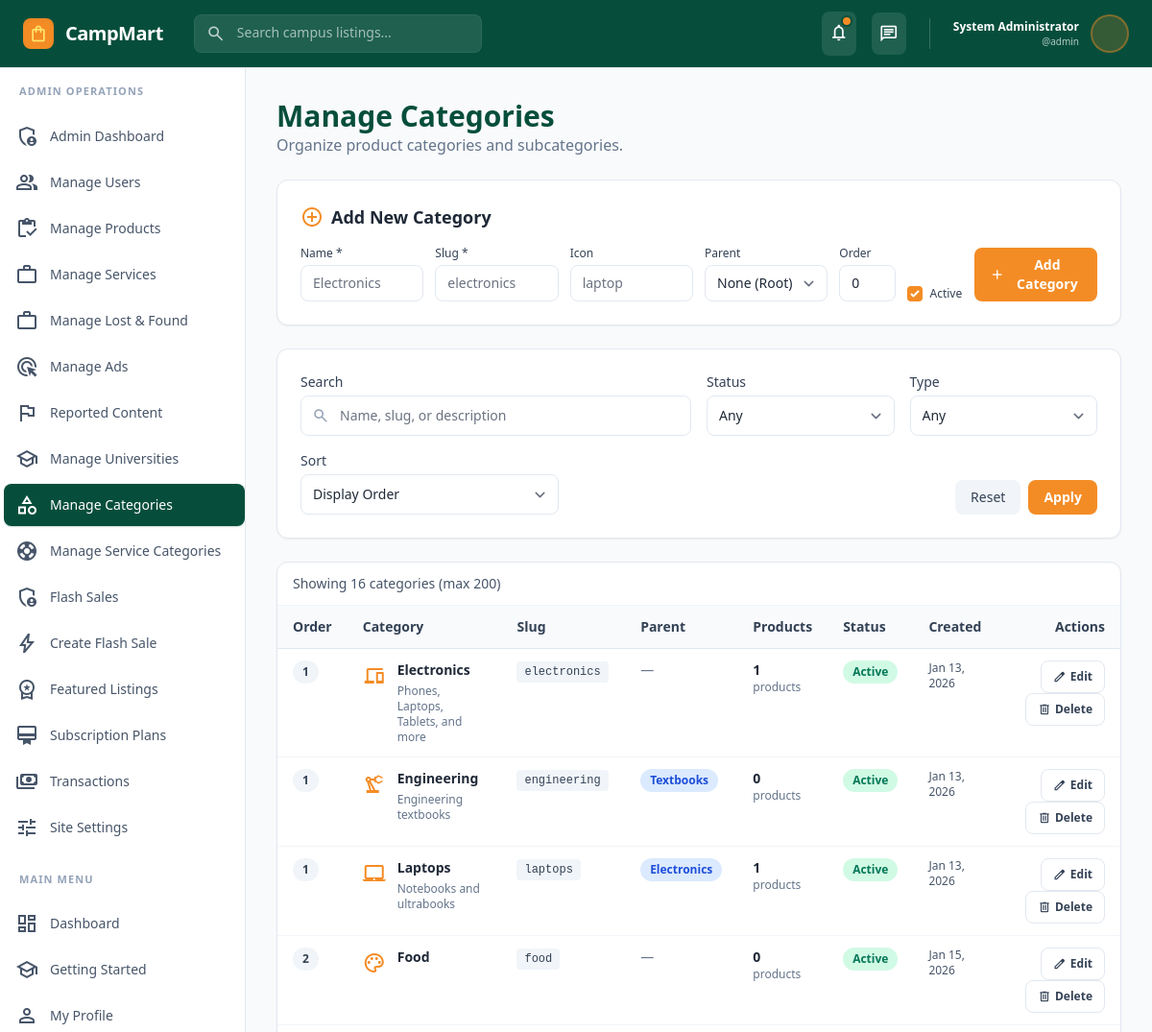
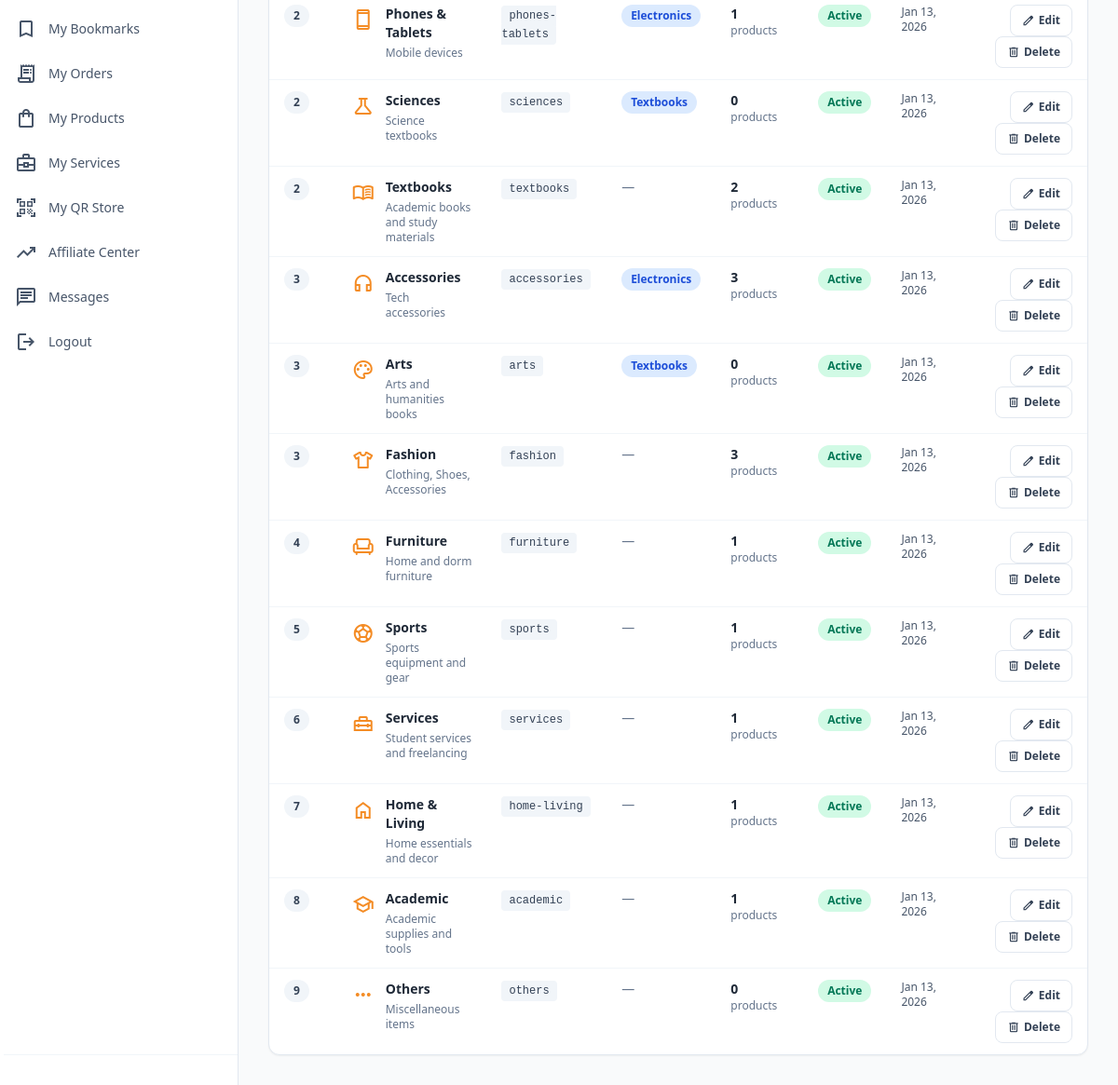
The page /manage-categories.php (signed in) on the database its author committed (2 pictures, top to bottom).
### tables this page shows
CREATE TABLE `users` (
  `id` int(11) NOT NULL,
  `pubkey` varchar(65) DEFAULT NULL,
  `username` varchar(100) NOT NULL,
  `email` varchar(255) NOT NULL,
  `role` enum('user','admin','seller') DEFAULT 'user',
  `password_hash` varchar(255) NOT NULL,
  `firstname` varchar(25) DEFAULT NULL,
  `lastname` varchar(25) DEFAULT NULL,
  `full_name` varchar(255) NOT NULL,
  `affiliate_code` varchar(12) NOT NULL,
  `referred_by` int(10) NOT NULL DEFAULT 0,
  `phone` varchar(20) DEFAULT NULL,
  `location` varchar(150) DEFAULT NULL,
  `bio` varchar(260) DEFAULT NULL,
  `date_of_birth` varchar(22) DEFAULT NULL,
  `profile_image` varchar(500) DEFAULT NULL,
  `university_id` int(11) DEFAULT NULL,
  `student_id` varchar(100) DEFAULT NULL,
  `department` varchar(150) DEFAULT NULL,
  `level` varchar(16) DEFAULT NULL,
  `role_id` int(11) DEFAULT 3,
  `is_verified` tinyint(1) DEFAULT 0,
  `verification_method` enum('email','student_id','phone','admin') DEFAULT 'email',
  `rating` decimal(3,2) DEFAULT 0.00,
  `total_ratings` int(11) DEFAULT 0,
  `total_sales` int(11) DEFAULT 0,
  `total_purchases` int(11) DEFAULT 0,
  `account_balance` decimal(15,2) DEFAULT 0.00,
  `status` enum('active','suspended','banned','pending') DEFAULT 'pending',
  `last_login` timestamp NULL DEFAULT NULL,
  `last_seen` timestamp NULL DEFAULT NULL,
  `created_at` timestamp NOT NULL DEFAULT current_timestamp(),
  `updated_at` timestamp NOT NULL DEFAULT current_timestamp() ON UPDATE current_timestamp()
);

CREATE TABLE `categories` (
  `id` int(11) NOT NULL,
  `name` varchar(100) NOT NULL,
  `slug` varchar(100) NOT NULL,
  `description` text DEFAULT NULL,
  `icon` varchar(100) DEFAULT NULL,
  `parent_id` int(11) DEFAULT NULL,
  `display_order` int(11) DEFAULT 0,
  `is_active` tinyint(1) DEFAULT 1,
  `created_at` timestamp NOT NULL DEFAULT current_timestamp(),
  `updated_at` timestamp NOT NULL DEFAULT current_timestamp() ON UPDATE current_timestamp()
);

### manage-categories.php (the view, shortened to what the rows shown need)
<?php
include_once 'includes/controller.php';
$sort = $_GET['sort'] ?? 'order';
$conditions = [];
$whereSql = $conditions ? 'WHERE ' . implode(' AND ', $conditions) : '';
$order_by_map = [
    'order' => 'c.display_order ASC, c.name ASC',
    'name_asc' => 'c.name ASC',
    'name_desc' => 'c.name DESC',
    'newest' => 'c.created_at DESC',
    'oldest' => 'c.created_at ASC',
    'products' => 'product_count DESC'
];
$order_by = $order_by_map[$sort] ?? $order_by_map['order'];
$query = "
    SELECT c.id, c.name, c.slug, c.description, c.icon, c.parent_id, c.display_order, c.is_active, c.created_at,
           parent.name AS parent_name,
           COUNT(DISTINCT p.id) as product_count
    FROM categories c
    LEFT JOIN categories parent ON c.parent_id = parent.id
    LEFT JOIN products p ON c.id = p.category_id
    $whereSql
    GROUP BY c.id
    ORDER BY $order_by
    LIMIT 200
";
$stmt = $db->prepare($query);
$stmt->execute();
$categories = $stmt->get_result();
?>
<!DOCTYPE html>
<html lang="en">
<head>
    <script src="tailwind34.js"></script>
    <script id="tailwind-config">
        tailwind.config = {
            theme: {
                extend: {
                    colors: {
                        primary: '#f48c25',
                        secondary: '#FF6B35',
                        accent: '#FFE66D',
                        'brand-green': '#064E3B',
                        'background-main': '#F9FAFB',
                        'surface-white': '#FFFFFF',
                        'text-dark': '#1F2937',
                    },
                    fontFamily: { display: ['Inter'] }
                }
            }
        }
    </script>
</head>
<body class="bg-background-main min-h-screen text-text-dark">
    <?php include_once 'includes/user-nav.php'; ?>
    <main class="flex-1 overflow-y-auto bg-background-main p-4 md:p-6 lg:p-8">
        <div class="max-w-7xl mx-auto space-y-6">
            <div class="flex items-center justify-between">
                <div>
                    <h1 class="text-3xl font-bold text-brand-green">Manage Categories</h1>
                </div>
            </div>
            <div class="bg-white rounded-xl border border-slate-200 shadow-sm p-4 md:p-6">
                <div class="flex items-center justify-between mb-4">
                    <h2 class="text-lg font-bold text-text-dark flex items-center gap-2">
                        <span class="material-symbols-outlined text-primary">add_circle</span>
                        Add New Category
                    </h2>
                </div>
            </div>
            <div class="bg-white rounded-xl border border-slate-200 shadow-sm overflow-hidden">
                <div class="overflow-x-auto">
                    <table class="min-w-full divide-y divide-slate-200 text-sm">
                        <thead class="bg-slate-50 text-slate-700">
                            <tr>
                                <th class="px-4 py-3 text-left font-semibold">Order</th>
                                <th class="px-4 py-3 text-left font-semibold">Category</th>
                                <th class="px-4 py-3 text-left font-semibold">Slug</th>
                                <th class="px-4 py-3 text-left font-semibold">Parent</th>
                                <th class="px-4 py-3 text-left font-semibold">Products</th>
                                <th class="px-4 py-3 text-left font-semibold">Status</th>
                                <th class="px-4 py-3 text-left font-semibold">Created</th>
                                <th class="px-4 py-3 text-right font-semibold">Actions</th>
                            </tr>
                        </thead>
                        <tbody class="divide-y divide-slate-100">
                            <?php if ($categories && $categories->num_rows > 0): ?>
                                <?php while($cat = $categories->fetch_assoc()): ?>
                                    <?php
                                        $statusColor = $cat['is_active'] ? 'bg-emerald-100 text-emerald-700' : 'bg-slate-100 text-slate-700';
                                    ?>
                                    <tr class="hover:bg-slate-50">
                                        <td class="px-4 py-3 align-top">
                                            <span class="inline-flex px-2.5 py-1 rounded-full text-xs font-semibold bg-slate-100 text-slate-700">
                                                <?= (int)$cat['display_order'] ?>
                                            </span>
                                        </td>
                                        <td class="px-4 py-3 align-top">
                                            <div class="flex items-start gap-3">
                                                <?php if (!empty($cat['icon'])): ?>
                                                    <span class="material-symbols-outlined text-2xl text-primary"><?= htmlspecialchars($cat['icon']) ?></span>
                                                <?php else: ?>
                                                    <span class="material-symbols-outlined text-2xl text-slate-400">category</span>
                                                <?php endif; ?>
                                                <div class="min-w-0">
                                                    <div class="font-semibold text-text-dark break-words"><?= htmlspecialchars($cat['name']) ?></div>
                                                    <?php if (!empty($cat['description'])): ?>
                                                        <div class="text-xs text-slate-500 mt-1"><?= htmlspecialchars(substr($cat['description'], 0, 80)) ?><?= strlen($cat['description']) > 80 ? '…' : '' ?></div>
                                                    <?php endif; ?>
                                                </div>
                                            </div>
                                        </td>
                                        <td class="px-4 py-3 align-top">
                                            <code class="text-xs bg-slate-100 px-2 py-1 rounded text-slate-700"><?= htmlspecialchars($cat['slug']) ?></code>
                                        </td>
                                        <td class="px-4 py-3 align-top text-sm text-text-dark">
                                            <?php if ($cat['parent_id']): ?>
                                                <span class="inline-flex px-2.5 py-1 rounded-full text-xs font-semibold bg-blue-100 text-blue-700">
                                                    <?= htmlspecialchars($cat['parent_name'] ?? 'Unknown') ?>
                                                </span>
                                            <?php else: ?>
                                                <span class="text-slate-500">—</span>
                                            <?php endif; ?>
                                        </td>
                                        <td class="px-4 py-3 align-top">
                                            <div class="font-semibold text-text-dark"><?= number_format((int)$cat['product_count']) ?></div>
                                            <div class="text-xs text-slate-500">products</div>
                                        </td>
                                        <td class="px-4 py-3 align-top">
                                            <span class="inline-flex px-2.5 py-1 rounded-full text-xs font-semibold <?= $statusColor ?>">
                                                <?= $cat['is_active'] ? 'Active' : 'Inactive' ?>
                                            </span>
                                        </td>
                                        <td class="px-4 py-3 align-top text-xs text-slate-600">
                                            <?= date('M d, Y', strtotime($cat['created_at'])) ?>
                                        </td>
                                        <td class="px-4 py-3 align-top text-right space-x-2">
                                            <button onclick="openEditModal(<?= (int)$cat['id'] ?>, '<?= htmlspecialchars(addslashes($cat['name'])) ?>', '<?= htmlspecialchars(addslashes($cat['slug'])) ?>', '<?= htmlspecialchars(addslashes($cat['description'] ?? '')) ?>', '<?= htmlspecialchars(addslashes($cat['icon'] ?? '')) ?>', <?= $cat['parent_id'] ? (int)$cat['parent_id'] : 'null' ?>, <?= (int)$cat['display_order'] ?>, <?= $cat['is_active'] ? 'true' : 'false' ?>)" class="inline-flex items-center gap-1 px-3 py-1.5 rounded-lg bg-white border border-slate-200 text-xs font-semibold text-slate-700 hover:border-primary/60 hover:text-primary">
                                                <span class="material-symbols-outlined text-sm">edit</span>
                                                Edit
                                            </button>
                                            <button class="inline-flex items-center gap-1 px-3 py-1.5 rounded-lg bg-white border border-slate-200 text-xs font-semibold text-slate-700 hover:border-red-500/60 hover:text-red-600">
                                                <span class="material-symbols-outlined text-sm">delete</span>
                                                Delete
                                            </button>
                                        </td>
                                    </tr>
                                <?php endwhile; ?>
                            <?php else: ?>
                                <tr>
                                    <td colspan="8" class="px-4 py-6 text-center text-slate-500">No categories found for the current filters.</td>
                                </tr>
                            <?php endif; ?>
                        </tbody>
                    </table>
                </div>
            </div>
        </div>
    </main>
</body>
</html>

### includes/user-nav.php (shortened to what the rows shown need)
    <header class="sticky top-0 z-50 flex items-center justify-between border-b border-slate-200 bg-brand-green px-4 md:px-6 py-3 text-white">
       <div class="flex items-center gap-3 md:gap-8">
<div class="flex items-center gap-2 md:gap-3"> <h2 class="text-lg md:text-xl font-bold tracking-tight"><a href="<?= SITE_URL . (($currentUser['role'] ?? '') == 'rider' ? 'rider/dashboard.php' : '') ?>" >CampMart</a></h2> </div>
 </div> <div class="flex items-center gap-2 md:gap-4">
           <div class="flex items-center gap-3">
               <div class="text-right hidden lg:block">
                   <p class="text-xs font-semibold"><?= htmlspecialchars($currentUser['full_name'] ?? 'User') ?></p>
                   <p class="text-[10px] text-white/70">@<?= htmlspecialchars($currentUser['username'] ?? 'user') ?></p>
               </div>
               <div class="size-10 rounded-full bg-primary/20 border-2 border-primary/40 bg-center bg-cover" style='background-image: url("<?= $currentUser['profile_image'] ? SITE_URL . htmlspecialchars($currentUser['profile_image']) : "https://lh3.googleusercontent.com/aida-public/AB6AXuDa0WfkpeNaxdvAvHh6TzRKtDwTRJL3BCzuBHKeW0mko0rFZpDLYADfcy2CZFsCqMKQwn1t0SGPKKYuvwppkVsBk14nu1wTFryhyUZzfX1aGYWn2BtJHNEGOsmHTTkPmrCQJDaucohew1MIq3Z04Z3uUGzG0BticdH8M1xGI9e88M4RDWuDx-57dwkENPSBFSbQlv0Qr6BctnVjcuzi1cKDhPDxcsogyseom13A6798ubq7YjPHF9JhTv3In42wixHYbLPWpeGepZK0" ?>");'></div>
           </div>
       </div>
   </header>
    <div class="flex page-scroll relative">

### rows shown on the page
users: full_name "System Administrator", username "admin"
categories: display_order "1", name "Electronics", description "Phones, Laptops, Tablets, and more", slug "electronics", product_count "1", is_active "Active", created_at "Jan 13, 2026"
categories: display_order "1", name "Engineering", description "Engineering textbooks", slug "engineering", parent.name "Textbooks", product_count "0", is_active "Active", created_at "Jan 13, 2026"
categories: display_order "1", name "Laptops", description "Notebooks and ultrabooks", slug "laptops", parent.name "Electronics", product_count "1", is_active "Active", created_at "Jan 13, 2026"
categories: display_order "2", name "Food", slug "food", product_count "0", is_active "Active", created_at "Jan 15, 2026"
categories: display_order "2", name "Phones & Tablets", description "Mobile devices", slug "phones-tablets", parent.name "Electronics", product_count "1", is_active "Active", created_at "Jan 13, 2026"
categories: display_order "2", name "Sciences", description "Science textbooks", slug "sciences", parent.name "Textbooks", product_count "0", is_active "Active", created_at "Jan 13, 2026"
categories: display_order "2", name "Textbooks", description "Academic books and study materials", slug "textbooks", product_count "2", is_active "Active", created_at "Jan 13, 2026"
categories: display_order "3", name "Accessories", description "Tech accessories", slug "accessories", parent.name "Electronics", product_count "3", is_active "Active", created_at "Jan 13, 2026"
categories: display_order "3", name "Arts", description "Arts and humanities books", slug "arts", parent.name "Textbooks", product_count "0", is_active "Active", created_at "Jan 13, 2026"
categories: display_order "3", name "Fashion", description "Clothing, Shoes, Accessories", slug "fashion", product_count "3", is_active "Active", created_at "Jan 13, 2026"
categories: display_order "4", name "Furniture", description "Home and dorm furniture", slug "furniture", product_count "1", is_active "Active", created_at "Jan 13, 2026"
categories: display_order "5", name "Sports", description "Sports equipment and gear", slug "sports", product_count "1", is_active "Active", created_at "Jan 13, 2026"
categories: display_order "6", name "Services", description "Student services and freelancing", slug "services", product_count "1", is_active "Active", created_at "Jan 13, 2026"
categories: display_order "7", name "Home & Living", description "Home essentials and decor", slug "home-living", product_count "1", is_active "Active", created_at "Jan 13, 2026"
categories: display_order "8", name "Academic", description "Academic supplies and tools", slug "academic", product_count "1", is_active "Active", created_at "Jan 13, 2026"
categories: display_order "9", name "Others", description "Miscellaneous items", slug "others", product_count "0", is_active "Active", created_at "Jan 13, 2026"

### other values the page prints
$categories->num_rows "16"
